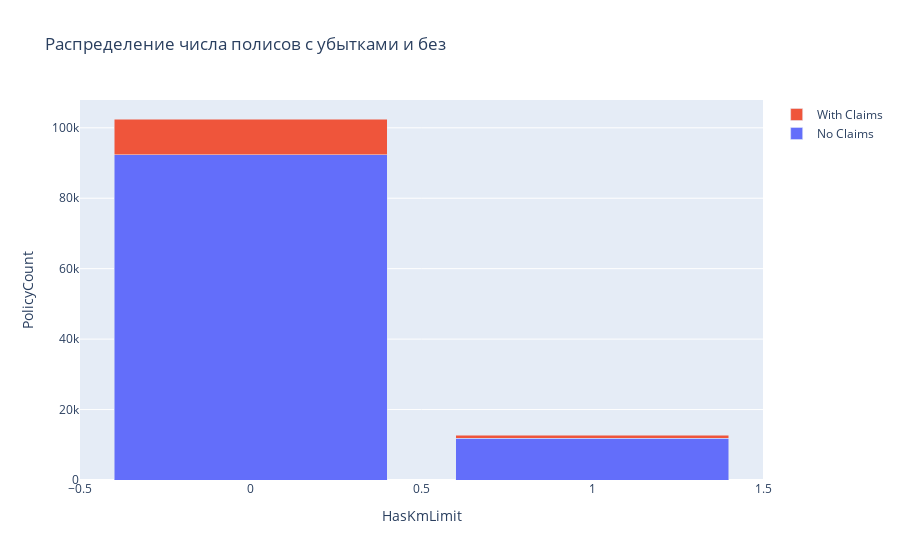

The code cell stored with this chart in its notebook:
### Code cell
fig = go.Figure(data=[go.Bar(name='No Claims', x=df_group_kmlimit.HasKmLimit, y=df_group_kmlimit.NoClaimCount),
                      go.Bar(name='With Claims', x=df_group_kmlimit.HasKmLimit, y=df_group_kmlimit.ClaimCount)])
fig.update_layout(barmode='stack', xaxis_title='HasKmLimit', yaxis_title='PolicyCount',title='Распределение числа полисов с убытками и без')
fig.show()

### Figure 1 — Plotly figure (JSON) as saved in the notebook; plotly's stock layout.template omitted (floating-point values rounded to 4 significant figures)
{"data": [{"name": "No Claims", "type": "bar", "x": [0, 1], "y": [92402, 11884]}, {"name": "With Claims", "type": "bar", "x": [0, 1], "y": [10093, 776]}], "layout": {"barmode": "stack", "title": {"text": "Распределение числа полисов с убытками и без"}, "xaxis": {"title": {"text": "HasKmLimit"}}, "yaxis": {"title": {"text": "PolicyCount"}}}}
